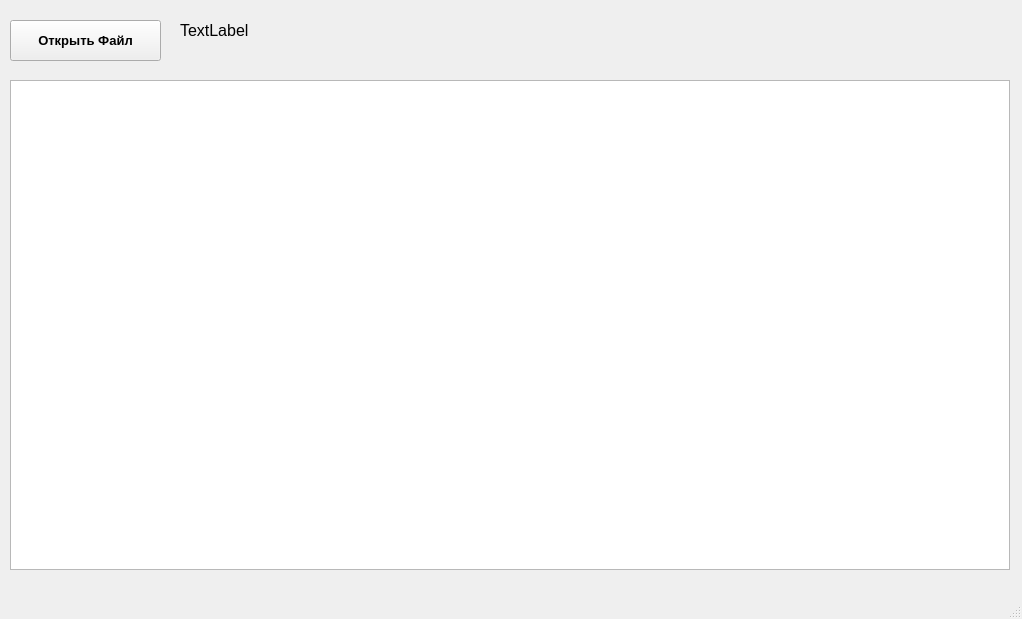
<?xml version="1.0" encoding="UTF-8"?>
<ui version="4.0">
 <class>DFT</class>
 <widget class="QMainWindow" name="DFT">
  <property name="geometry">
   <rect>
    <x>0</x>
    <y>0</y>
    <width>1022</width>
    <height>619</height>
   </rect>
  </property>
  <property name="windowTitle">
   <string>Спектр сигнала по методу дискретного преобразования Фурье</string>
  </property>
  <widget class="QWidget" name="centralwidget">
   <widget class="QGraphicsView" name="graphicsView">
    <property name="geometry">
     <rect>
      <x>10</x>
      <y>80</y>
      <width>1000</width>
      <height>490</height>
     </rect>
    </property>
   </widget>
   <widget class="QPushButton" name="pushButton">
    <property name="geometry">
     <rect>
      <x>10</x>
      <y>20</y>
      <width>151</width>
      <height>41</height>
     </rect>
    </property>
    <property name="font">
     <font>
      <pointsize>10</pointsize>
      <weight>75</weight>
      <bold>true</bold>
     </font>
    </property>
    <property name="text">
     <string>Открыть Файл</string>
    </property>
    <property name="icon">
     <iconset>
      <normaloff>icons/button_play_15000.png</normaloff>icons/button_play_15000.png</iconset>
    </property>
    <property name="checkable">
     <bool>false</bool>
    </property>
   </widget>
   <widget class="QLabel" name="NumberSec">
    <property name="geometry">
     <rect>
      <x>180</x>
      <y>20</y>
      <width>181</width>
      <height>21</height>
     </rect>
    </property>
    <property name="font">
     <font>
      <pointsize>12</pointsize>
     </font>
    </property>
    <property name="text">
     <string>TextLabel</string>
    </property>
   </widget>
  </widget>
  <widget class="QMenuBar" name="menubar">
   <property name="geometry">
    <rect>
     <x>0</x>
     <y>0</y>
     <width>1022</width>
     <height>21</height>
    </rect>
   </property>
  </widget>
  <widget class="QStatusBar" name="statusbar"/>
 </widget>
 <resources/>
 <connections/>
</ui>
